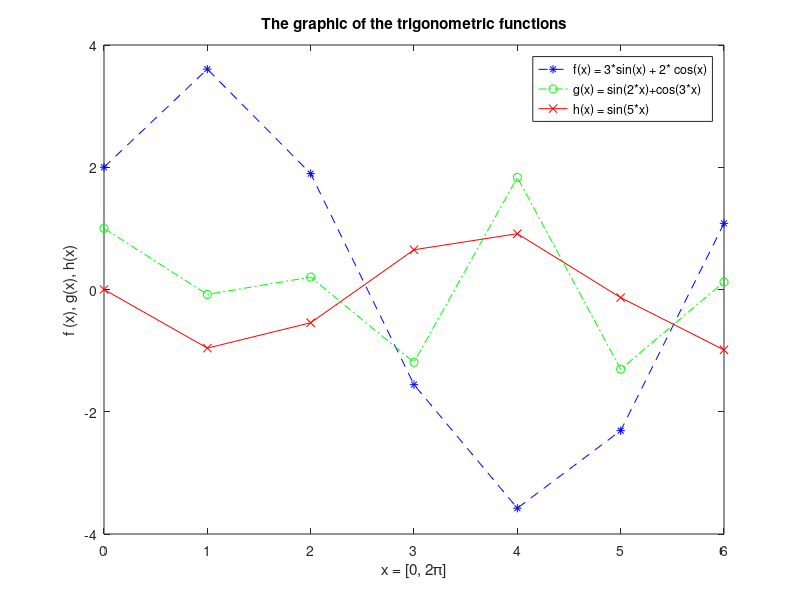

MATLAB code for this plot:
x=[0:2*pi];
plot(x,3*sin(x) + 2* cos(x),'b--*',x,sin(2*x)+cos(3*x),'g-.o',x,sin(5*x),'r-x');
xlabel('x = [0, 2π]');
ylabel('f (x), g(x), h(x)');
title('The graphic of the trigonometric functions');
legend('f(x) = 3*sin(x) + 2* cos(x)','g(x) = sin(2*x)+cos(3*x)','h(x) = sin(5*x)');